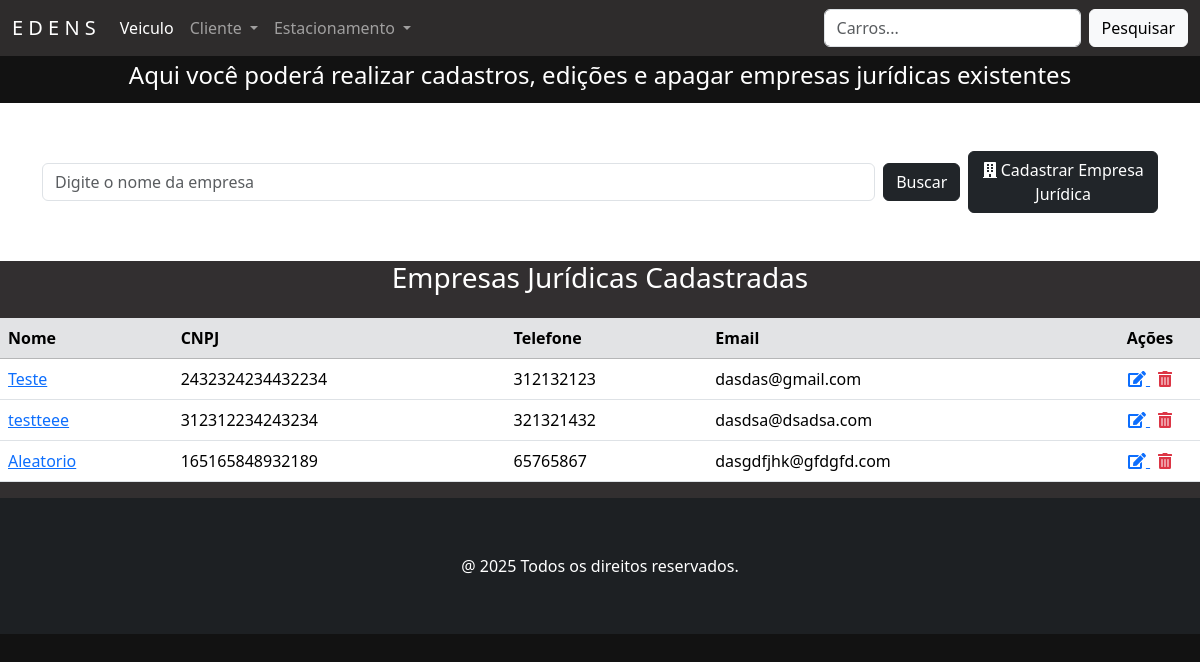
The app's page /juridicos/, older data.
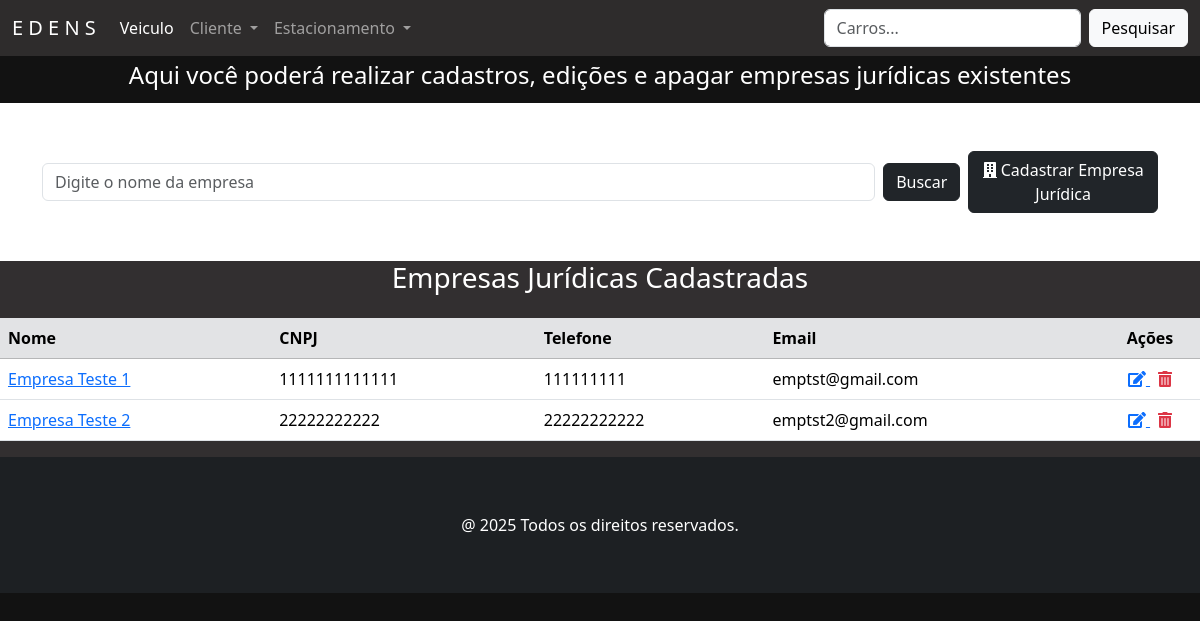
The same page, newer data.
### juridico/models.py (models this page shows, shortened)
class Juridico(models.Model):
    nome = models.CharField('Nome', max_length=50, help_text='Nome da Empresa', unique=True)
    cnpj = models.CharField(max_length=18, unique=True, help_text='CNPJ da Empresa')
    email = models.EmailField('Email', max_length=100, help_text='Email da Empresa', unique=True, blank=True, null=True)
    fone = models.CharField('Fone', max_length=20, help_text='Fone da Empresa', unique=True)
    class Meta:
        verbose_name = 'Juridico'
        verbose_name_plural = 'Juridicos'

### juridico/views.py (the view)
# urls.py: path('juridicos/', JuridicoView.as_view(), name='juridicos'),
class JuridicoView(ListView):
    model = Juridico
    template_name = 'juridico.html'
    def get_queryset(self):
        buscar = self.request.GET.get('buscar')
        qs = super(JuridicoView, self).get_queryset()
        if buscar:
            qs = qs.filter(nome__icontains=buscar)
        if qs.count() > 0:
            paginator = Paginator(qs, 10)
            listagem = paginator.get_page(self.request.GET.get('page'))
            return listagem
        else:
            messages.info(self.request, 'Não existem empresas jurídicas cadastradas.')
            return qs.none()

### juridico/templates/juridico.html (shortened to what this page needs)
{% extends 'principal.html' %}
{% load django_bootstrap5 %}
{% load static %}
{% block content %}
<div class="container-flex text-center text-white" style="background-color: #121212; padding: 5px">
    <h4>Aqui você poderá realizar cadastros, edições e apagar empresas jurídicas existentes</h4>
</div>
<section class="section">
    <div class="container mb-5 mt-5">
        <form action="" method="GET" class="d-flex justify-content-start align-items-center gap-2">
            <input class="form-control" type="text" name="buscar" value="{{ request.GET.buscar }}"
                   placeholder="Digite o nome da empresa" style="max-width: 900px;">
            <button type="submit" class="btn btn-dark">Buscar</button>
            <a href="{% url 'juridico_adicionar' %}" class="btn btn-dark">
                <i class="fas fa-building"></i> Cadastrar Empresa Jurídica
            </a>
        </form>
    </div>
</section>
{% if object_list %}
    <div class="card-body" style="background-color: #322f30">
        <h3 class="text-center text-white mb-4">Empresas Jurídicas Cadastradas</h3>
        <div class="table-responsive">
            <table class="table table-hover">
                <thead class="table-secondary">
                    <tr>
                        <th>Nome</th>
                        <th>CNPJ</th>
                        <th>Telefone</th>
                        <th>Email</th>
                        <th style="width: 100px; text-align: center">Ações</th>
                    </tr>
                </thead>
                <tbody>
                    {% for juridico in object_list %}
                    <tr>
                        <td>
                            <a href="#" data-bs-toggle="modal" data-bs-target="#modal{{ juridico.id }}">
                                {{ juridico.nome }}
                            </a>
                        </td>
                        <td>{{ juridico.cnpj }}</td>
                        <td>{{ juridico.fone }}</td>
                        <td>{{ juridico.email }}</td>
                        <td class="text-center">
                            <a href="{% url 'juridico_editar' juridico.pk %}" class="me-2" title="Editar">
                                <i class="fas fa-edit"></i>
                            </a>
                            <a href="{% url 'juridico_apagar' juridico.pk %}" title="Apagar" class="text-danger">
                                <i class="fas fa-trash-alt"></i>
                            </a>
                        </td>
                    </tr>
                    {% endfor %}
                </tbody>
            </table>
        </div>
    </div>
{% else %}
    <p class="text-center mt-4">Nenhuma empresa jurídica encontrada.</p>
{% endif %}
{% endblock %}

Row changes from the older to the newer data that the page shows:
removed Juridico: nome "Teste", cnpj "2432324234432234", fone "312132123", email "dasdas@gmail.com"
removed Juridico: nome "testteee", cnpj "312312234243234", fone "321321432", email "dasdsa@dsadsa.com"
removed Juridico: nome "Aleatorio", cnpj "165165848932189", fone "65765867", email "dasgdfjhk@gfdgfd.com"
added Juridico: nome "Empresa Teste 1", cnpj "1111111111111", fone "111111111", email "emptst@gmail.com"
added Juridico: nome "Empresa Teste 2", cnpj "22222222222", fone "22222222222", email "emptst2@gmail.com"
